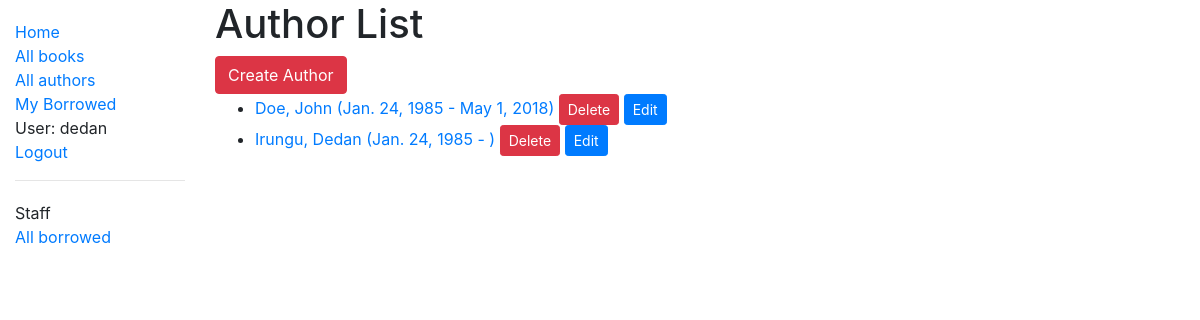
The app's page /catalog/authors/ (signed in) with its own data.
### catalog/models.py (models this page shows)
class Author(models.Model):
    first_name = models.CharField(max_length=100)
    last_name = models.CharField(max_length=100)
    date_of_birth = models.DateField(null=True, blank=True)
    date_of_death = models.DateField('died', null=True, blank=True)
    class Meta:
        ordering = ['last_name', 'first_name']
    def get_absolute_url(self):
        return reverse('author-detail', args=[str(self.id)])
    def get_delete_url(self):
        return reverse('author_delete', args=[str(self.id)])
    def get_update_url(self):
        return reverse('author_update', args=[str(self.id)])
    def __str__(self):
        return '{0}, {1}'.format(self.last_name, self.first_name)

### catalog/views.py (the view)
# urls.py: path('authors/', views.AuthorListView.as_view(), name='authors'),
class AuthorListView(generic.ListView):
    model = Author
    paginate_by = 10

### catalog/templates/catalog/author_list.html
{% extends "base_generic.html" %}
{% block content %}
<h1>Author List</h1>
<a href="{% url 'author_create' %}" class="btn btn-danger ">
  Create Author
</a>
{% if author_list %}
  <ul>
  {% for author in author_list %}
    <li>
      <a href="{{ author.get_absolute_url }}">
      {{ author }} ({{author.date_of_birth}} - {% if author.date_of_death %}{{author.date_of_death}}{% endif %})
      </a>
      <a href="{{ author.get_delete_url }}" class="btn btn-danger btn-sm">
        Delete
      </a>
      <a href="{{ author.get_update_url }}" class="btn btn-primary btn-sm">
        Edit
      </a>
    </li>
  {% endfor %}
 </ul>
{% else %}
  <p>There are no authors available.</p>
{% endif %}
{% endblock %}

### catalog/templates/base_generic.html (shortened to what this page needs)
<!DOCTYPE html>
<html lang="en">
<head>
  <link rel="stylesheet" href="https://stackpath.bootstrapcdn.com/bootstrap/4.1.3/css/bootstrap.min.css"
>
  {% load static %}
  <link rel="stylesheet" href="{% static 'css/styles.css' %}">
</head>
<body>
  <div class="container-fluid">
    <div class="row">
      <div class="col-sm-2">
        {% block sidebar %}
        <ul class="sidebar-nav">
          <li><a href="{% url 'index' %}">Home</a></li>
          <li><a href="{% url 'books' %}">All books</a></li>
          <li><a href="{% url 'authors' %}">All authors</a></li>
          {% if user.is_authenticated %}
          <li><a href="{% url 'my-borrowed' %}">My Borrowed</a></li>
          <li>User: {{ user.get_username }}</li>
          <li><a href="{% url 'logout'%}?next={{request.path}}">Logout</a></li>
          {% else %}
          <li><a href="{% url 'login'%}?next={{request.path}}">Login</a></li>
          {% endif %}
        </ul>
        {% if user.is_staff %}
        <hr />
        <ul class="sidebar-nav">
          <li>Staff</li>
          {% if perms.catalog.can_mark_returned %}
          <li><a href="{% url 'all-borrowed' %}">All borrowed</a></li>
          {% endif %}
        </ul>
        {% endif %}
        {% endblock %}
      </div>
      <div class="col-sm-10 ">
        {% block content %}{% endblock %}
      </div>
    </div>
  </div>
</body>
</html>

### catalog/static/styles.css (style rules this page uses)
.sidebar-nav { margin-top: 20px; padding: 0; list-style: none; }

### records on screen
Author: last_name+first_name "Doe, John", date_of_birth "Jan. 24, 1985", date_of_death "May 1, 2018"
Author: last_name+first_name "Irungu, Dedan", date_of_birth "Jan. 24, 1985"

### other values on screen
{{ user.get_username }} "dedan"
